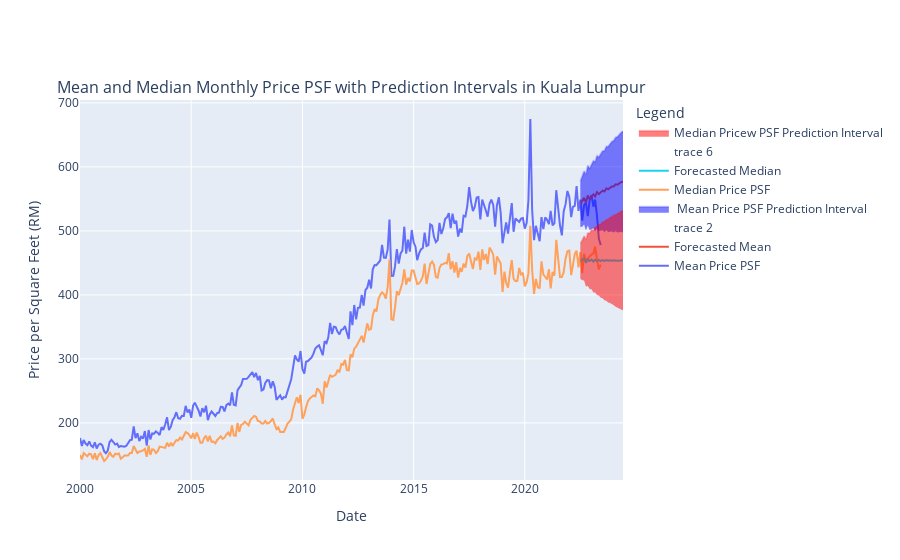

This figure's notebook cell:
### Code cell
plot_price_psf_forecast(mean_monthly_price_psf, mean_forecast, mean_ci_lower, mean_ci_upper, median_monthly_price_psf, median_forecast, median_ci_lower, median_ci_upper)
